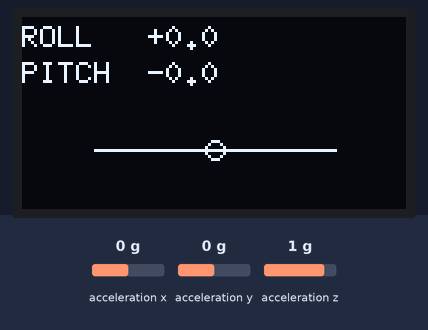
A sketch run on a simulated ESP32. On the bench: 128×64 one-colour display. Wiring (inferred from the names in the program): MPU-6050 motion sensor at I2C address 0x69. The test bench sets the inputs (shaded band); at power-on: acceleration y 0 g, acceleration x 0 g, acceleration z 1 g. What the sketch prints to the serial monitor is not drawn.

Above: at 1.2 s.
1.3 s: acceleration y set to -1.4 g
At 2.5 s:
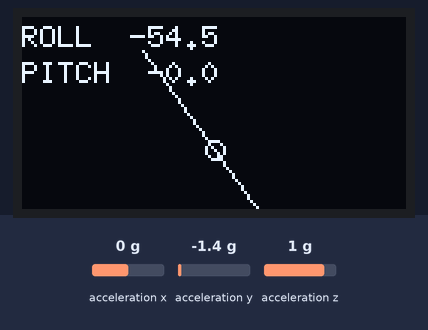
2.8 s: acceleration x set to -1.4 g
At 3.7 s:
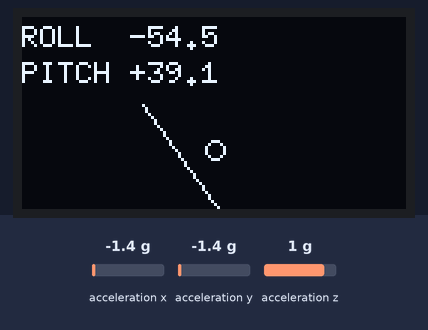
4.3 s: acceleration z set to -1.4 g
At 5.5 s:
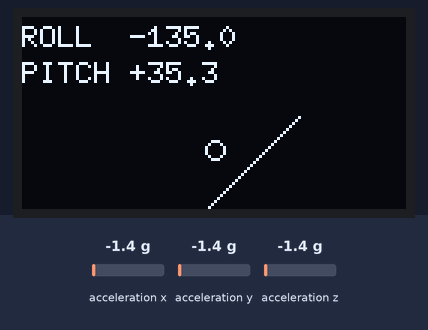
5.8 s: acceleration x set to -0.8 g
At 6.7 s:
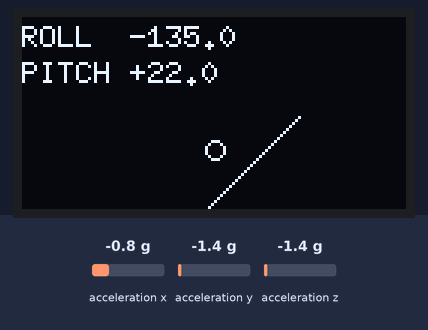
7.3 s: acceleration y set to -0.8 g
At 8.6 s:
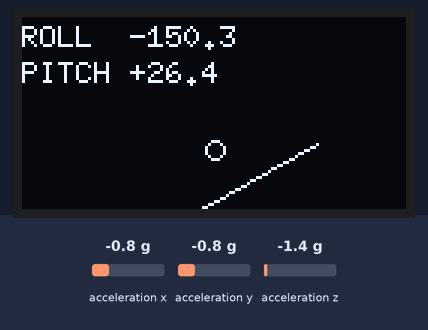
Timing chart, 0 to 9.8 s (numbered marks = the images above; inputs shaded):
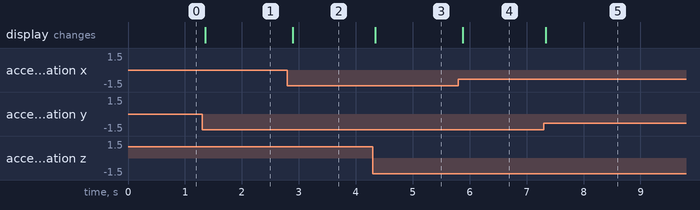

The sketch:

05-tilt.ino
```cpp
// Test 5: is the MPU-6050 tilt sensor read correctly?
// Result: two angles in degrees. Tilt the breadboard left/right and front/back, and the numbers follow.
// This is a simple version (accelerometer only). The main program is smoother because it also uses the gyro.

#include <U8g2lib.h>
#include <Wire.h>

U8G2_SH1106_128X64_NONAME_F_HW_I2C u8g2(U8G2_R0, U8X8_PIN_NONE);
// U8G2_SSD1306_128X64_NONAME_F_HW_I2C u8g2(U8G2_R0, U8X8_PIN_NONE);

const uint8_t MPU_ADDR = 0x69;  // 0x69 because the AD0 pin is wired to 3V3

bool mpuRead(float& ax, float& ay, float& az) {
  Wire.beginTransmission(MPU_ADDR);
  Wire.write(0x3B);  // start at accelerometer X
  if (Wire.endTransmission(false) != 0) return false;
  if (Wire.requestFrom(MPU_ADDR, (uint8_t)6) != 6) return false;
  int16_t x = (Wire.read() << 8) | Wire.read();
  int16_t y = (Wire.read() << 8) | Wire.read();
  int16_t z = (Wire.read() << 8) | Wire.read();
  ax = x / 16384.0f;  // 16384 = 1g at the default setting
  ay = y / 16384.0f;
  az = z / 16384.0f;
  return true;
}

void setup() {
  Serial.begin(115200);
  u8g2.setBusClock(400000);
  u8g2.begin();
  Wire.beginTransmission(MPU_ADDR);
  Wire.write(0x6B);  // wake the sensor (it starts asleep)
  Wire.write(0x00);
  Wire.endTransmission();
}

void loop() {
  float ax, ay, az;
  u8g2.clearBuffer();
  u8g2.setFont(u8g2_font_6x10_tr);
  if (!mpuRead(ax, ay, az)) {
    u8g2.drawStr(0, 20, "NO MPU-6050");
    u8g2.drawStr(0, 40, "check wires, AD0->3V3");
    Serial.println("MPU-6050 not answering at 0x69");
  } else {
    // Same axes as the main program: X toward the front of the car, Y to the left, Z up
    float roll = atan2f(ay, az) * 57.3f;
    float pitch = atan2f(-ax, sqrtf(ay * ay + az * az)) * 57.3f;
    Serial.printf("roll %.1f  pitch %.1f\n", roll, pitch);

    char s[24];
    snprintf(s, sizeof s, "ROLL  %+5.1f", roll);
    u8g2.drawStr(0, 10, s);
    snprintf(s, sizeof s, "PITCH %+5.1f", pitch);
    u8g2.drawStr(0, 22, s);
    // horizon line: stays level with the ground while the breadboard tilts
    float r = -roll / 57.3f;
    int cy = 44 + (int)constrain(pitch, -18, 18);
    u8g2.drawLine(64 - 40 * cosf(r), cy - 40 * sinf(r), 64 + 40 * cosf(r), cy + 40 * sinf(r));
    u8g2.drawCircle(64, 44, 3);
  }
  u8g2.sendBuffer();
  delay(50);
}
```

Measured:
- after the input at 1.3 s, the display: changes after 0.06 s (image 1)
- after the input at 2.8 s, the display: changes after 0.09 s (image 2)
- after the input at 4.3 s, the display: changes after 0.05 s (image 3)
- after the input at 5.8 s, the display: changes after 0.08 s (image 4)
- after the input at 7.3 s, the display: changes at once (image 5)
